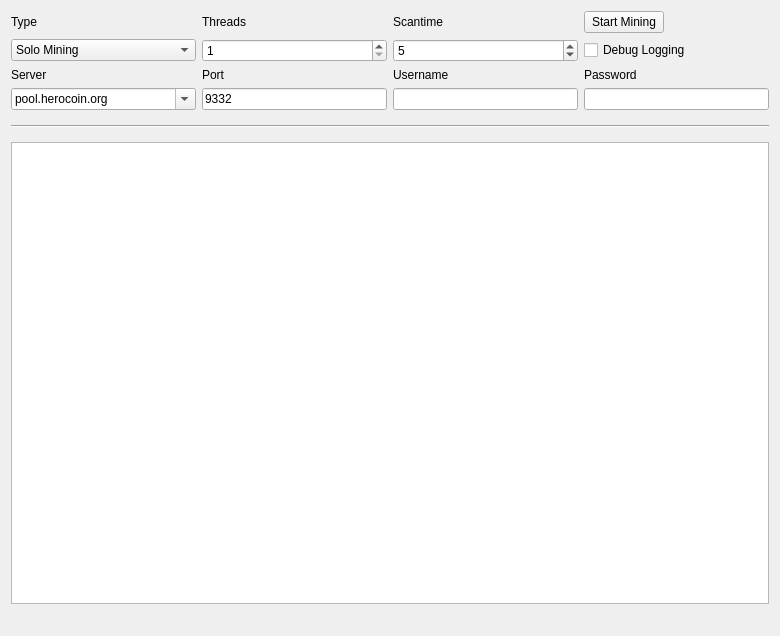
<?xml version="1.0" encoding="UTF-8"?>
<ui version="4.0">
 <class>MiningPage</class>
 <widget class="QWidget" name="MiningPage">
  <property name="geometry">
   <rect>
    <x>0</x>
    <y>0</y>
    <width>780</width>
    <height>636</height>
   </rect>
  </property>
  <property name="windowTitle">
   <string>Mining</string>
  </property>
  <layout class="QGridLayout" name="gridLayout">
   <property name="sizeConstraint">
    <enum>QLayout::SetMaximumSize</enum>
   </property>
   <item row="8" column="2">
    <widget class="QLineEdit" name="portLine">
     <property name="enabled">
      <bool>true</bool>
     </property>
     <property name="text">
      <string>9332</string>
     </property>
     <property name="value" stdset="0">
      <number>8337</number>
     </property>
    </widget>
   </item>
   <item row="4" column="3">
    <widget class="QSpinBox" name="scantimeBox">
     <property name="enabled">
      <bool>true</bool>
     </property>
     <property name="minimum">
      <number>1</number>
     </property>
     <property name="value">
      <number>5</number>
     </property>
    </widget>
   </item>
   <item row="4" column="4">
    <widget class="QCheckBox" name="debugCheckBox">
     <property name="text">
      <string>Debug Logging</string>
     </property>
    </widget>
   </item>
   <item row="3" column="3">
    <widget class="QLabel" name="scantimeLabel">
     <property name="enabled">
      <bool>true</bool>
     </property>
     <property name="layoutDirection">
      <enum>Qt::LeftToRight</enum>
     </property>
     <property name="text">
      <string>Scantime</string>
     </property>
    </widget>
   </item>
   <item row="16" column="1" colspan="2">
    <widget class="QLabel" name="shareCount">
     <property name="font">
      <font>
       <pointsize>10</pointsize>
       <weight>75</weight>
       <bold>true</bold>
      </font>
     </property>
     <property name="text">
      <string/>
     </property>
    </widget>
   </item>
   <item row="16" column="3" colspan="2">
    <widget class="QLabel" name="mineSpeedLabel">
     <property name="sizePolicy">
      <sizepolicy hsizetype="Preferred" vsizetype="Preferred">
       <horstretch>0</horstretch>
       <verstretch>0</verstretch>
      </sizepolicy>
     </property>
     <property name="font">
      <font>
       <pointsize>10</pointsize>
       <weight>75</weight>
       <bold>true</bold>
      </font>
     </property>
     <property name="text">
      <string/>
     </property>
     <property name="alignment">
      <set>Qt::AlignRight|Qt::AlignTrailing|Qt::AlignVCenter</set>
     </property>
    </widget>
   </item>
   <item row="10" column="1" colspan="4">
    <widget class="Line" name="line">
     <property name="sizePolicy">
      <sizepolicy hsizetype="Minimum" vsizetype="Fixed">
       <horstretch>0</horstretch>
       <verstretch>0</verstretch>
      </sizepolicy>
     </property>
     <property name="minimumSize">
      <size>
       <width>0</width>
       <height>20</height>
      </size>
     </property>
     <property name="orientation">
      <enum>Qt::Horizontal</enum>
     </property>
    </widget>
   </item>
   <item row="8" column="1">
    <widget class="QComboBox" name="serverLine">
     <property name="sizePolicy">
      <sizepolicy hsizetype="Expanding" vsizetype="Fixed">
       <horstretch>0</horstretch>
       <verstretch>0</verstretch>
      </sizepolicy>
     </property>
     <property name="autoFillBackground">
      <bool>true</bool>
     </property>
     <property name="editable">
      <bool>true</bool>
     </property>
     <item>
      <property name="text">
       <string>pool.herocoin.org</string>
      </property>
     </item>
    </widget>
   </item>
   <item row="8" column="3">
    <widget class="QLineEdit" name="usernameLine">
     <property name="enabled">
      <bool>true</bool>
     </property>
     <property name="text">
      <string/>
     </property>
    </widget>
   </item>
   <item row="15" column="1" colspan="4">
    <widget class="QListWidget" name="list">
     <property name="autoScrollMargin">
      <number>100000</number>
     </property>
     <property name="dragDropMode">
      <enum>QAbstractItemView::DragOnly</enum>
     </property>
     <property name="selectionMode">
      <enum>QAbstractItemView::NoSelection</enum>
     </property>
     <property name="movement">
      <enum>QListView::Snap</enum>
     </property>
     <property name="batchSize">
      <number>10</number>
     </property>
    </widget>
   </item>
   <item row="3" column="2">
    <widget class="QLabel" name="threadsLabel">
     <property name="enabled">
      <bool>true</bool>
     </property>
     <property name="text">
      <string>Threads</string>
     </property>
    </widget>
   </item>
   <item row="3" column="1">
    <widget class="QLabel" name="typeLabel">
     <property name="text">
      <string>Type</string>
     </property>
    </widget>
   </item>
   <item row="6" column="4">
    <widget class="QLabel" name="passwordLabel">
     <property name="enabled">
      <bool>true</bool>
     </property>
     <property name="text">
      <string>Password</string>
     </property>
    </widget>
   </item>
   <item row="6" column="2">
    <widget class="QLabel" name="portLabel">
     <property name="enabled">
      <bool>true</bool>
     </property>
     <property name="text">
      <string>Port</string>
     </property>
    </widget>
   </item>
   <item row="4" column="2">
    <widget class="QSpinBox" name="threadsBox">
     <property name="enabled">
      <bool>true</bool>
     </property>
     <property name="minimum">
      <number>1</number>
     </property>
     <property name="value">
      <number>1</number>
     </property>
    </widget>
   </item>
   <item row="3" column="4">
    <widget class="QPushButton" name="startButton">
     <property name="sizePolicy">
      <sizepolicy hsizetype="Fixed" vsizetype="Fixed">
       <horstretch>0</horstretch>
       <verstretch>0</verstretch>
      </sizepolicy>
     </property>
     <property name="text">
      <string>Start Mining</string>
     </property>
    </widget>
   </item>
   <item row="6" column="1">
    <widget class="QLabel" name="serverLabel">
     <property name="enabled">
      <bool>true</bool>
     </property>
     <property name="text">
      <string>Server</string>
     </property>
    </widget>
   </item>
   <item row="6" column="3">
    <widget class="QLabel" name="usernameLabel">
     <property name="enabled">
      <bool>true</bool>
     </property>
     <property name="text">
      <string>Username</string>
     </property>
    </widget>
   </item>
   <item row="4" column="1">
    <widget class="QComboBox" name="typeBox">
     <property name="editable">
      <bool>false</bool>
     </property>
     <property name="currentIndex">
      <number>0</number>
     </property>
     <item>
      <property name="text">
       <string>Solo Mining</string>
      </property>
     </item>
     <item>
      <property name="text">
       <string>Pool Mining</string>
      </property>
     </item>
    </widget>
   </item>
   <item row="8" column="4">
    <widget class="QLineEdit" name="passwordLine">
     <property name="enabled">
      <bool>true</bool>
     </property>
    </widget>
   </item>
  </layout>
 </widget>
 <layoutdefault spacing="6" margin="11"/>
 <tabstops>
  <tabstop>startButton</tabstop>
  <tabstop>typeBox</tabstop>
  <tabstop>threadsBox</tabstop>
  <tabstop>scantimeBox</tabstop>
  <tabstop>portLine</tabstop>
  <tabstop>usernameLine</tabstop>
  <tabstop>passwordLine</tabstop>
  <tabstop>debugCheckBox</tabstop>
  <tabstop>list</tabstop>
 </tabstops>
 <resources/>
 <connections/>
</ui>
